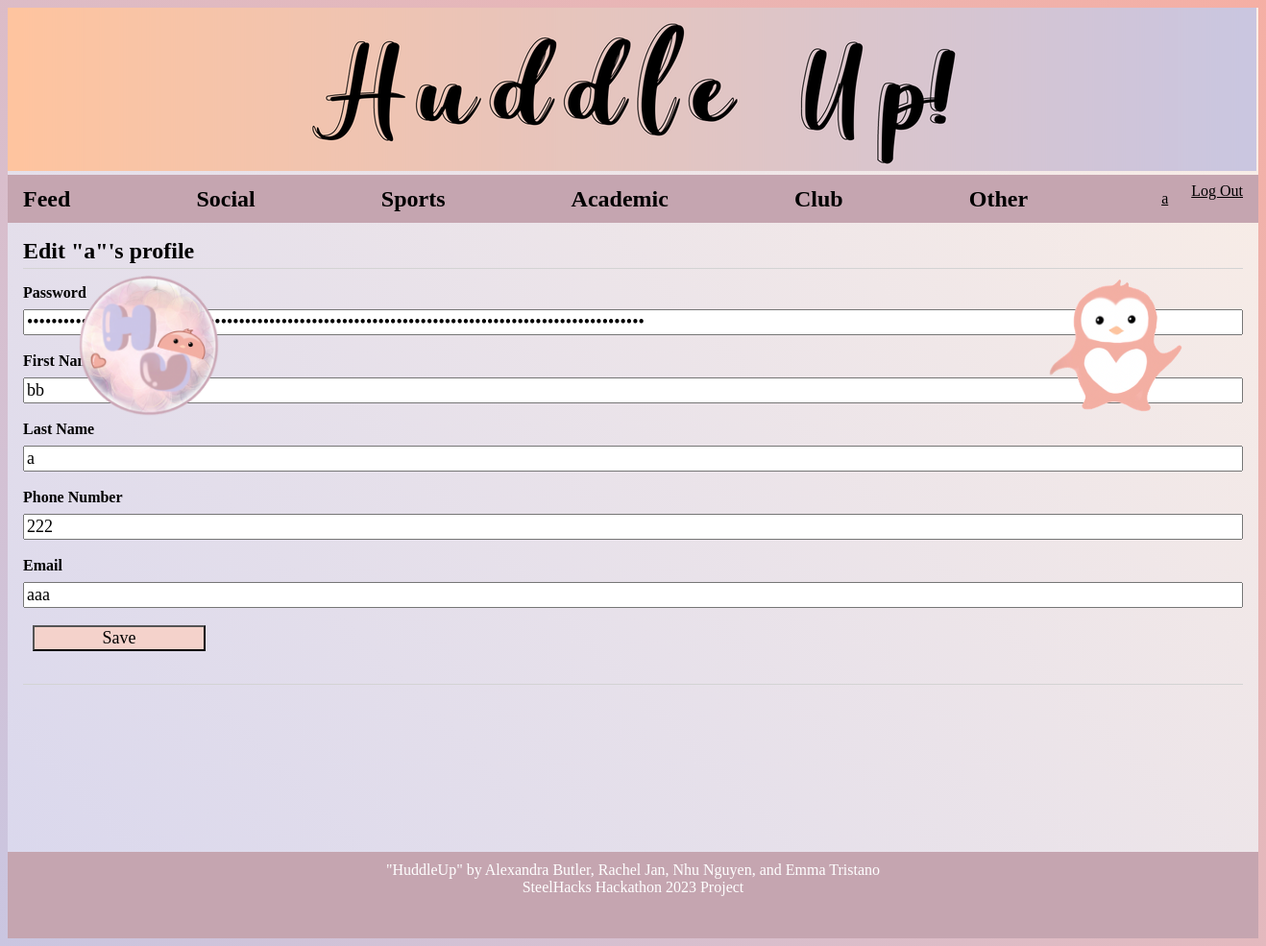
Page /1/p_update (signed in) on the committed database.
### tables this page shows
CREATE TABLE user (
  id INTEGER PRIMARY KEY AUTOINCREMENT,
  username TEXT UNIQUE NOT NULL,
  password TEXT NOT NULL,
  first_name TEXT NOT NULL,
  last_name TEXT NOT NULL,
  phone_num TEXT NOT NULL,
  email TEXT NOT NULL
);

### flaskr/blog.py (the view, shortened to what this page needs)
@bp.route('/<int:id>/p_update', methods=('GET', 'POST'))
@login_required
def p_update(id, check_author=True):
    user = get_user(id)
    if check_author and user['id'] != g.user['id']:
        abort(403)
    return render_template('blog/p_update.html', user=user)

### flaskr/auth.py (called while the page is built)
@bp.before_app_request
def load_logged_in_user():
    user_id = session.get('user_id')
    if user_id is None:
        g.user = None
    else:
        g.user = get_db().execute(
            'SELECT * FROM user WHERE id = ?', (user_id,)
        ).fetchone()

def login_required(view):
    @functools.wraps(view)
    def wrapped_view(**kwargs):
        if g.user is None:
            return redirect(url_for('auth.login'))
        return view(**kwargs)
    return wrapped_view

### flaskr/blog.py (called while the page is built)
def get_user(id):
    user = get_db().execute(
        'SELECT u.id, username, password, first_name, last_name, phone_num, email'
        ' FROM user u'
        ' WHERE u.id = ?',
        (id,)
    ).fetchone()
    if user is None:
        return 'none'
    return user

### flaskr/db.py (called while the page is built)
def get_db():
    if 'db' not in g:
        g.db = sqlite3.connect(
            current_app.config['DATABASE'],
            detect_types=sqlite3.PARSE_DECLTYPES
        )
        g.db.row_factory = sqlite3.Row
    return g.db

### flaskr/templates/blog/p_update.html
{% extends 'base.html' %}
{% block header %}
<h1>{% block title %}Edit "{{ user['username'] }}"'s profile{% endblock %}</h1>
{% endblock %}
{% block content %}
<form method="post">
    <label for="password">Password</label>
    <input type="password" name="password" id="password" value="{{ request.form['password'] or user['password'] }}"
        required>
    <label for="first_name">First Name</label>
    <input name="first_name" id="first_name" value="{{ request.form['first_name'] or user['first_name'] }}" required>
    <label for="last_name">Last Name</label>
    <input type="last_name" name="last_name" id="last_name" value="{{ request.form['last_name'] or user['last_name'] }}"
        required>
    <label for="phone_num">Phone Number</label>
    <input type="phone_num" name="phone_num" id="phone_num" value="{{ request.form['phone_num'] or user['phone_num'] }}"
        required>
    <label for="email">Email</label>
    <input name="email" name="email" id="email" value="{{ request.form['email'] or user['email'] }}" required>
    <input type="submit" value="Save">
</form>
<hr>
{% endblock %}

### flaskr/templates/base.html (shortened to what this page needs)
<!doctype html>
<html lang='en'>
<link rel="stylesheet" href="{{ url_for('static', filename='style.css') }}">
<body>
    <div class="banner"><img src="../static/home2.png" alt="home image"></div>
    <img src="../static/penguin.png" alt="penguin image" width="150" height="150"
        style="float:right;position:absolute;text-align:right;bottom:550px;right:80px;"></div>
    <img src="../static/icon.png" alt="icon" width="150" height="150"
        style="float:left;position:absolute;text-align:left;bottom:550px;left:80px;"></div>
</body>
<nav>
    <h1><a href="/">Feed</a></h1>
    <h1><a href="{{ url_for('blog.filter_post', filter_name='Social') }}">Social</a></h1>
    <h1><a href="{{ url_for('blog.filter_post', filter_name='Sports') }}">Sports</a></h1>
    <h1><a href="{{ url_for('blog.filter_post', filter_name='Academic') }}">Academic</a></h1>
    <h1><a href="{{ url_for('blog.filter_post', filter_name='Club') }}">Club</a></h1>
    <h1><a href="{{ url_for('blog.filter_post', filter_name='Other') }}">Other</a></h1>
    <ul>
        {% if g.user %}
        <li><span><a href="{{ url_for('blog.profile', id=g.user['id']) }}">{{ g.user['username'] }}</a></span>
        <li><a href="{{ url_for('auth.logout') }}">Log Out</a>
            {% else %}
        <li><a href="{{ url_for('auth.register') }}">Register</a>
        <li><a href="{{ url_for('auth.login') }}">Log In</a>
            {% endif %}
    </ul>
</nav>
<section class="content">
    <header>
        {% block header %}{% endblock %}
    </header>
    {% block content %}{% endblock %}
</section>
<div>
    <footer id="footer">
        <p>"HuddleUp" by Alexandra Butler, Rachel Jan, Nhu Nguyen, and Emma Tristano</p>
        <p>SteelHacks Hackathon 2023 Project</p>
    </footer>
</div>
</html>

### flaskr/static/style.css (style rules this page uses)
* { font-family: "Gill Sans"; }
.banner { text-align: left; padding-left: 0; padding-top: 0; padding-bottom: 0; }
html { font-family: sans-serif; background: linear-gradient(45deg, #CAC6E1, #F5AFA4); }
body { background: linear-gradient(45deg, #D9D7ED, #FAEEE6); }
h1 { color: black; }
a { color: black; }
hr { border: none; border-top: 1px solid lightgray; }
nav { background: #C5A5B0; display: flex; align-items: center; padding: 0 0.5rem; }
nav h1 { flex: auto; margin: 0; }
nav h1 a { text-decoration: none; padding: 0.25rem 0.5rem; }
nav ul { display: flex; list-style: none; margin: 0; padding: 0; }
nav ul li a, nav ul li span, header .action { display: block; padding: 0.5rem; }
.content { padding: 0 1rem 1rem; }
.content>header { border-bottom: 1px solid lightgray; display: flex; align-items: flex-end; }
.content>header h1 { flex: auto; margin: 1rem 0 0.25rem 0; }
.content form { margin: 1em 0; display: flex; flex-direction: column; }
.content label { font-weight: bold; margin-bottom: 0.5em; }
.content input, .content textarea { margin-bottom: 1em; font-size: large; background-color: linear-gradient(45deg, #efe1da, #dbd9ee); }
input[type=submit] { align-self: start; min-width: 10em; background-color: #f4d2cb; margin-left: 10px; }
footer { text-align: center; margin:0; height: 10vh; margin-top: 150px; padding-top: 10px; padding-bottom: 0px; position: relative; background-color: #C5A5B0; color: white; overflow: auto; font-size: medium; }
footer p { margin: 0; padding: 0; }

### rows in the picture
user: user.username "a", username "a", first_name "bb", last_name "a", phone_num "222", email "aaa"
